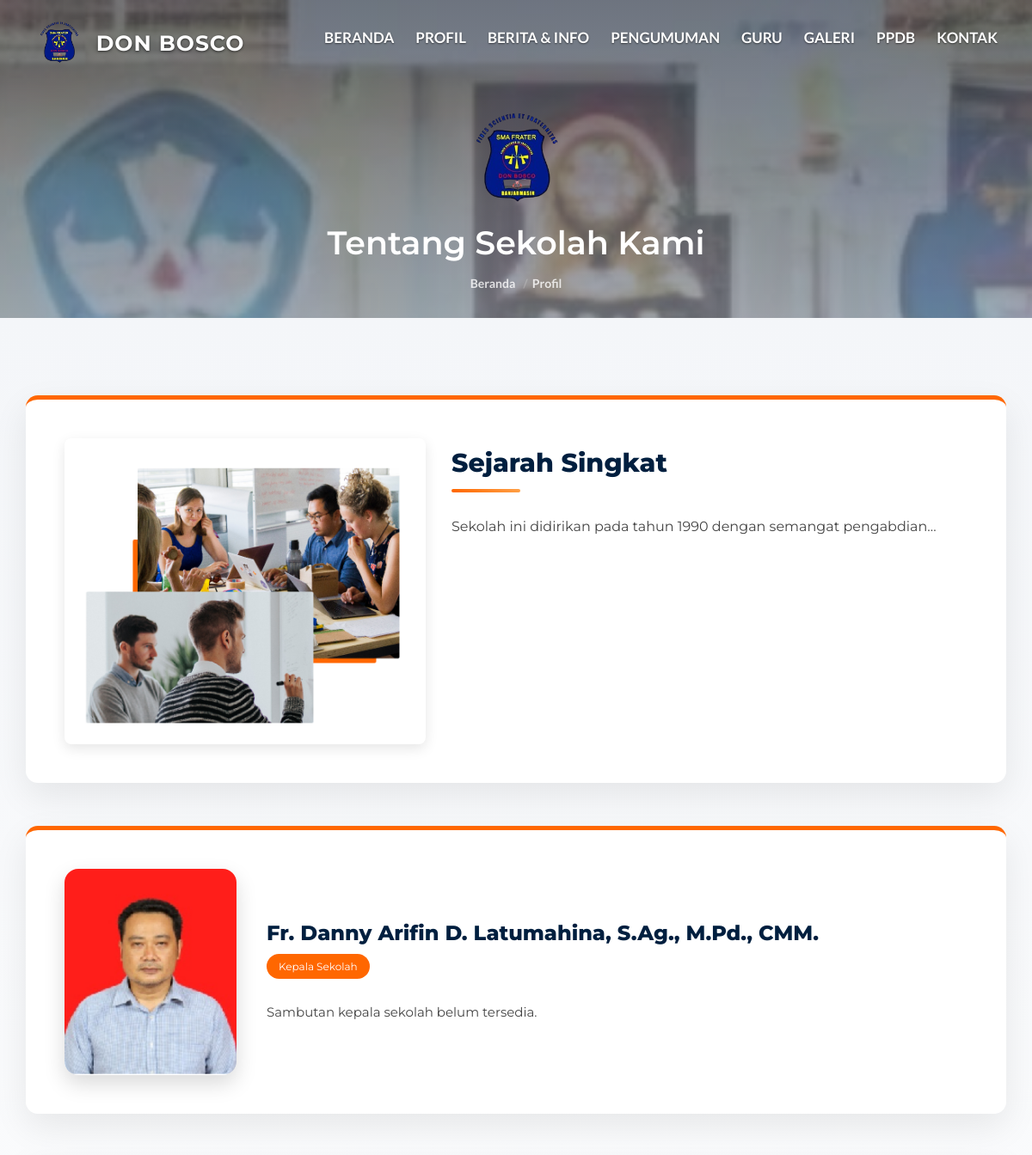
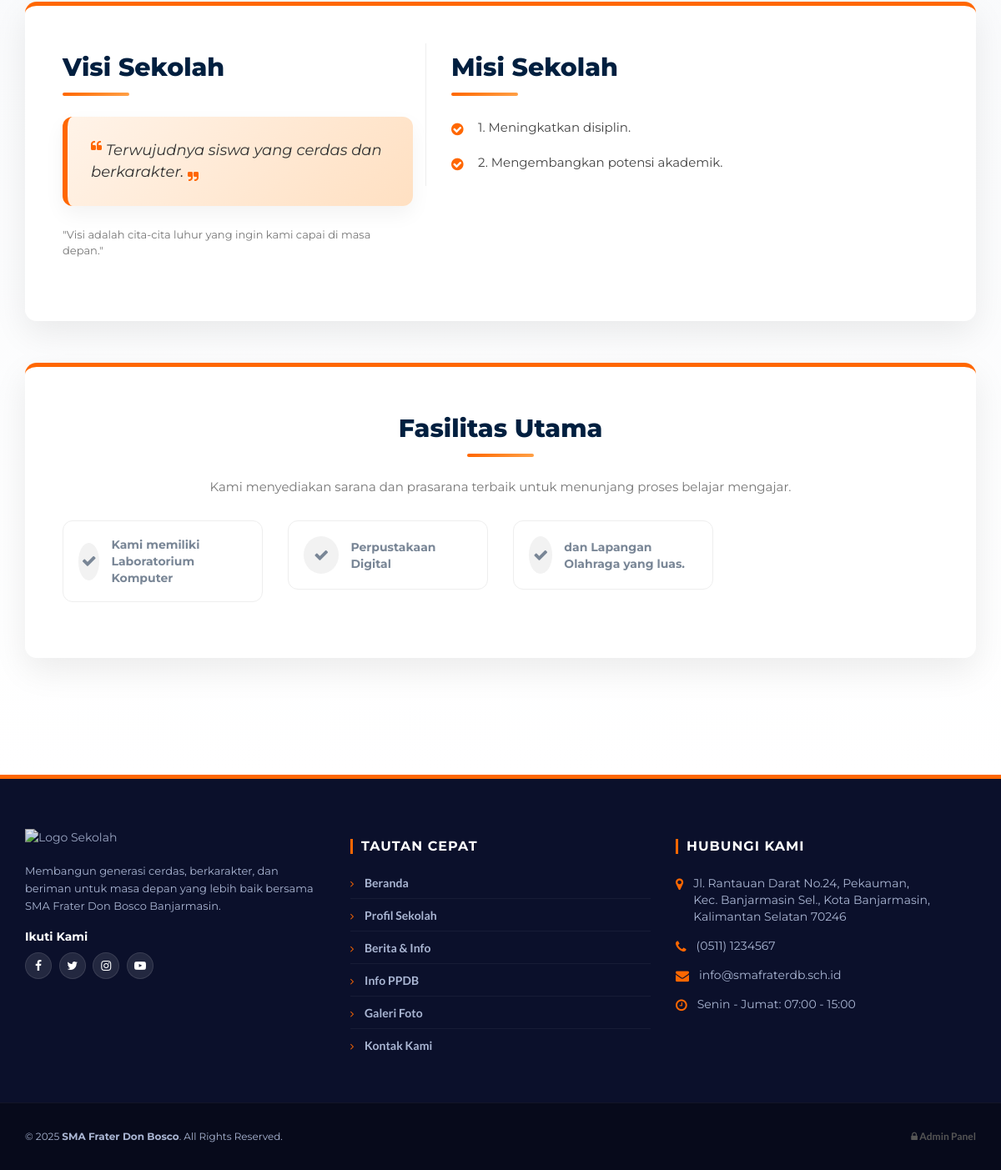
/profil.php, run on the app's committed database (2 pictures, top to bottom).
### tables this page shows
CREATE TABLE `identitas_sekolah` (
  `id_identitas` int NOT NULL,
  `sejarah` text,
  `visi` text,
  `misi` text,
  `fasilitas` text,
  `file_poster` varchar(255) DEFAULT NULL,
  `link_video` varchar(255) DEFAULT NULL
);

CREATE TABLE `guru_staf` (
  `id_guru` int NOT NULL,
  `nip` varchar(50) DEFAULT NULL,
  `nama_lengkap` varchar(100) NOT NULL,
  `jabatan` varchar(50) NOT NULL,
  `bidang_studi` varchar(100) NOT NULL,
  `email` varchar(100) DEFAULT NULL,
  `foto` varchar(255) DEFAULT NULL
);

### controllers/ProfilController.php (called while the page is built, shortened)
<?php
require_once __DIR__ . '/../models/GuruModel.php';
require_once __DIR__ . '/../models/IdentitasModel.php';
class ProfilController {
    public function index() {
    $guruModel = new GuruModel();
    $kepsek = $guruModel->getKepalaSekolah();
    $identitasModel = new IdentitasModel();
    $profil = $identitasModel->getIdentitas();
    require_once 'views/template/header.php';
    require_once 'views/profil.php';
    require_once 'views/template/footer.php';
}
}
?>

### profil.php (called while the page is built, shortened)
<?php
require_once 'controllers/ProfilController.php';
$controller = new ProfilController();
$controller->index();
?>

### models/IdentitasModel.php (called while the page is built, shortened)
<?php
require_once 'Database.php';
class IdentitasModel extends Database {
    public function getIdentitas() {
        $sql = "SELECT * FROM identitas_sekolah WHERE id_identitas = 1";
        $query = $this->query($sql);
        return mysqli_fetch_assoc($query);
    }
}
?>

### models/Database.php (called while the page is built, shortened)
<?php
require_once __DIR__ . '/../Koneksi Database/koneksi.php';
class Database {
    protected $koneksi;
    public function __construct() {
        global $koneksi;
        $this->koneksi = $koneksi;
    }
    public function query($sql) {
        return mysqli_query($this->koneksi, $sql);
    }
}
?>

### models/GuruModel.php (called while the page is built, shortened)
<?php
require_once 'Database.php';
class GuruModel extends Database {
    public function getKepalaSekolah() {
    $sql = "SELECT * FROM guru_staf
            WHERE jabatan = 'Kepala Sekolah'
            LIMIT 1";
    $query = $this->query($sql);
    return mysqli_fetch_assoc($query);
}
}
?>

### views/profil.php (the view, shortened to what this page needs)
<div class="hero-area section" style="height: 40vh; min-height: 370px;">
    <div class="container" style="margin-top: 40px;">
        <div class="row">
            <div class="col-md-10 col-md-offset-1 text-center">
                <img src="./img/logo2.png"
                     alt="Logo SMA Frater Don Bosco Bjm"
                     class="logo-header-berita"
                     style="max-height: 130px;">
                <h1 class="white-text">Tentang Sekolah Kami</h1>
                <ul class="hero-area-tree">
                    <li><a href="index.php">Beranda</a></li>
                    <li>Profil</li>
                </ul>
            </div>
        </div>
    </div>
</div>
<div id="about-school">
    <div class="container">
        <div class="profile-card">
            <div class="row">
                <div class="col-md-5">
                    <div style="border-radius: 8px; overflow: hidden; box-shadow: 0 5px 15px rgba(0,0,0,0.1);">
                        <img src="./img/about.png" alt="Gedung Sekolah" style="width: 100%; display: block;">
                    </div>
                </div>
                <div class="col-md-7">
                    <h2 class="profile-section-title">Sejarah Singkat</h2>
                    <div class="history-text">
                        <?php
                            echo nl2br(htmlspecialchars($profil['sejarah'] ?? 'Data sejarah sekolah belum diisi oleh admin.'));
                        ?>
                    </div>
                </div>
            </div>
        </div>
<div class="row">
    <div class="col-md-12">
        <div class="profile-card">
            <div class="kepsek-card">
                <div class="kepsek-photo">
                    <?php
                        $foto_kepsek = !empty($kepsek['foto'])
                            ? "admin/uploads/guru/" . $kepsek['foto']
                            : "img/default-user.png";
                    ?>
                    <img src="<?= $foto_kepsek; ?>" alt="Kepala Sekolah">
                </div>
                <div class="kepsek-info">
                    <h3>
                        <?= htmlspecialchars($kepsek['nama_lengkap'] ?? 'Nama Kepala Sekolah'); ?>
                    </h3>
                    <span><?= htmlspecialchars($kepsek['jabatan'] ?? 'Kepala Sekolah'); ?></span>
                    <p>
                        <?= nl2br(htmlspecialchars(
                            $profil['sambutan_kepsek']
                            ?? 'Sambutan kepala sekolah belum tersedia.'
                        )); ?>
                    </p>
                </div>
            </div>
        </div>
    </div>
</div>
        <div class="row">
            <div class="col-md-12">
                <div class="profile-card">
                    <div class="row">
                        <div class="col-md-5">
                            <h2 class="profile-section-title">Visi Sekolah</h2>
                            <div class="visi-box">
                                <i class="fa fa-quote-left" style="font-size: 14px; color: #FF6700; vertical-align: top;"></i>
                                <?php echo nl2br(htmlspecialchars($profil['visi'] ?? 'Visi belum diisi.')); ?>
                                <i class="fa fa-quote-right" style="font-size: 14px; color: #FF6700; vertical-align: bottom;"></i>
                            </div>
                            <p class="text-muted" style="font-size: 13px; margin-bottom: 30px;">"Visi adalah cita-cita luhur yang ingin kami capai di masa depan."</p>
                        </div>
                        <div class="col-md-7" style="border-left: 1px solid #eee; padding-left: 30px;">
                            <h2 class="profile-section-title">Misi Sekolah</h2>
                            <ul class="misi-list">
                                <?php
                                if (!empty($profil['misi'])) {
                                    $misi_array = explode("\n", $profil['misi']);
                                    foreach ($misi_array as $m) {
                                        if (trim($m) != "") {
                                            echo '<li>' . htmlspecialchars(trim($m)) . '</li>';
                                        }
                                    }
                                } else {
                                    echo '<li>Misi belum diisi.</li>';
                                }
                                ?>
                            </ul>
                        </div>
                    </div>
                </div>
            </div>
        </div>
        <div class="row">
            <div class="col-md-12">
                <div class="profile-card">
                    <div class="text-center">
                        <h2 class="profile-section-title">Fasilitas Utama</h2>
                        <p class="text-muted" style="margin-bottom: 30px;">Kami menyediakan sarana dan prasarana terbaik untuk menunjang proses belajar mengajar.</p>
                    </div>
                    <div class="row">
                        <?php
                        if (!empty($profil['fasilitas'])) {
                            if (strpos($profil['fasilitas'], ',') !== false) {
                                $fasilitas_array = explode(",", $profil['fasilitas']);
                            } else {
                                $fasilitas_array = explode("\n", $profil['fasilitas']);
                            }
                            foreach ($fasilitas_array as $f) {
                                if (trim($f) != "") {
                        ?>
                                <div class="col-md-3 col-sm-6">
                                    <div class="facility-item">
                                        <div class="facility-icon"><i class="fa fa-check"></i></div>
                                        <div class="facility-name"><?php echo htmlspecialchars(trim($f)); ?></div>
                                    </div>
                                </div>
                        <?php
                                }
                            }
                        } else {
                            echo '<div class="col-md-12 text-center text-muted">Data fasilitas belum diisi.</div>';
                        }
                        ?>
                    </div>
                </div>
            </div>
        </div>
    </div>
</div>

### css/style.css (style rules this page uses)
body { font-family: 'Montserrat', sans-serif; font-size: 15px; font-weight: 400; color: #798696; overflow-x:hidden; }
h1,h2,h3,h4,h5,h6 { margin-top: 12px; margin-bottom: 15px; font-weight: 600; color: #374050; }
h1 { font-size:38px; }
h2 { font-size:30px; }
h3 { font-size:24px; }
a { font-family: 'Lato', sans-serif; color: #374050; font-weight: 700; }
ul,ol { margin: 0; padding: 0; list-style: none }
.white-text { color: #FFF; }
.section { position:relative; padding-top:80px; padding-bottom:80px; }
.hero-area { position:relative; padding-top: 80px; padding-bottom: 80px; }
.hero-area-tree li { display:inline-block; font-family: 'Lato', sans-serif; font-weight:600; font-size:14px; color:rgba(255, 255, 255, 0.8); }
.hero-area-tree li > a { color:rgba(255, 255, 255, 0.8); }
.hero-area-tree li + li:before { content: "/"; display: inline-block; margin: 0px 5px; color: rgba(235, 235, 235, 0.25); }

### views/template/header.php (style rules this page uses)
html { scroll-behavior: smooth !important; }

### views/profil.php (style rules this page uses)
#about-school { background: linear-gradient(180deg, #f4f6f9, #ffffff); padding: 90px 0; }
.profile-section-title { font-size: 30px; font-weight: 800; color: #001f3f; margin-bottom: 25px; position: relative; padding-bottom: 18px; }
.profile-section-title:after { content: ''; position: absolute; left: 0; bottom: 0; width: 80px; height: 4px; background: linear-gradient(90deg, #FF6700, #ff9f45); border-radius: 10px; }
.text-center .profile-section-title:after { left: 50%; transform: translateX(-50%); }
.profile-card { background: #fff; padding: 45px; border-radius: 14px; box-shadow: 0 15px 40px rgba(0,0,0,0.08); margin-bottom: 50px; border-top: 5px solid #FF6700; transition: 0.4s ease; }
.history-text { font-size: 16px; line-height: 1.9; color: #444; text-align: justify; }
.visi-box { background: linear-gradient(135deg, #fff3e8, #ffe0c2); border-left: 6px solid #FF6700; padding: 28px; font-style: italic; font-size: 18px; color: #333; border-radius: 12px; margin-bottom: 25px; box-shadow: 0 10px 25px rgba(0,0,0,0.05); }
.misi-list { list-style: none; padding: 0; }
.misi-list li { position: relative; padding-left: 32px; margin-bottom: 16px; font-size: 15px; color: #444; line-height: 1.7; }
.misi-list li:before { content: '\f058'; font-family: 'FontAwesome'; position: absolute; left: 0; top: 1px; color: #FF6700; font-size: 17px; }
.facility-item { background: #fff; padding: 18px; border-radius: 12px; border: 1px solid #eee; display: flex; align-items: center; margin-bottom: 22px; transition: 0.3s; }
.facility-icon { width: 45px; height: 45px; background: #f2f2f2; border-radius: 50%; display: flex; align-items: center; justify-content: center; margin-right: 14px; font-size: 18px; }
.facility-name { font-weight: 700; font-size: 14px; }
.kepsek-card { display: flex; align-items: center; gap: 35px; }
.kepsek-photo { width: 200px; height: 240px; border-radius: 16px; overflow: hidden; box-shadow: 0 10px 25px rgba(0,0,0,0.15); flex-shrink: 0; }
.kepsek-photo img { width: 100%; height: 100%; object-fit: cover; }
.kepsek-info h3 { font-size: 24px; font-weight: 800; color: #001f3f; margin-bottom: 10px; }
.kepsek-info span { display: inline-block; background: #FF6700; color: #fff; padding: 6px 14px; border-radius: 30px; font-size: 12px; margin-bottom: 15px; }
.kepsek-info p { font-size: 15px; color: #444; line-height: 1.8; margin-top: 10px; }

### data on the page
identitas_sekolah: sejarah "Sekolah ini didirikan pada tahun 1990 dengan semangat pengabdian...", visi "Terwujudnya siswa yang cerdas dan berkarakter.", misi "1. Meningkatkan disiplin.", misi "2. Mengembangkan potensi akademik.", fasilitas "Kami memiliki Laboratorium Komputer", fasilitas "Perpustakaan Digital", fasilitas "dan Lapangan Olahraga yang luas."
guru_staf: foto (picture), nama_lengkap "Fr. Danny Arifin D. Latumahina, S.Ag., M.Pd., CMM.", jabatan "Kepala Sekolah"

### other printed values
$profil['sambutan_kepsek'] "Sambutan kepala sekolah belum tersedia."
